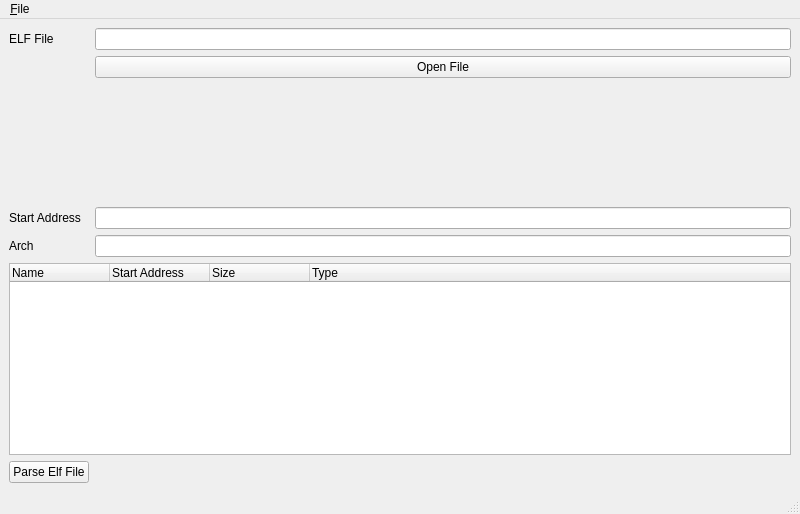
<?xml version="1.0" encoding="UTF-8"?>
<ui version="4.0">
 <class>ElfViewer</class>
 <widget class="QMainWindow" name="ElfViewer">
  <property name="geometry">
   <rect>
    <x>0</x>
    <y>0</y>
    <width>800</width>
    <height>514</height>
   </rect>
  </property>
  <property name="windowTitle">
   <string>Elf Viewer</string>
  </property>
  <widget class="QWidget" name="centralwidget">
   <layout class="QFormLayout" name="formLayout">
    <item row="5" column="0" colspan="2">
     <widget class="QTreeWidget" name="sectionsWidget">
      <column>
       <property name="text">
        <string>Name</string>
       </property>
      </column>
      <column>
       <property name="text">
        <string>Start Address</string>
       </property>
      </column>
      <column>
       <property name="text">
        <string>Size</string>
       </property>
      </column>
      <column>
       <property name="text">
        <string>Type</string>
       </property>
      </column>
     </widget>
    </item>
    <item row="6" column="0">
     <widget class="QPushButton" name="parseElfBtn">
      <property name="text">
       <string>Parse Elf File</string>
      </property>
     </widget>
    </item>
    <item row="3" column="0">
     <widget class="QLabel" name="startAddressLabel">
      <property name="text">
       <string>Start Address</string>
      </property>
     </widget>
    </item>
    <item row="3" column="1">
     <widget class="QLineEdit" name="startAddressLineEdit">
      <property name="readOnly">
       <bool>true</bool>
      </property>
     </widget>
    </item>
    <item row="4" column="0">
     <widget class="QLabel" name="archLabel">
      <property name="text">
       <string>Arch</string>
      </property>
     </widget>
    </item>
    <item row="4" column="1">
     <widget class="QLineEdit" name="archLineEdit">
      <property name="readOnly">
       <bool>true</bool>
      </property>
     </widget>
    </item>
    <item row="0" column="0">
     <widget class="QLabel" name="elfFileLabel">
      <property name="text">
       <string>ELF File</string>
      </property>
     </widget>
    </item>
    <item row="0" column="1">
     <widget class="QLineEdit" name="elfFileLineEdit"/>
    </item>
    <item row="1" column="1">
     <widget class="QPushButton" name="openFileBtn">
      <property name="text">
       <string>Open File</string>
      </property>
     </widget>
    </item>
    <item row="2" column="1">
     <spacer name="verticalSpacer">
      <property name="orientation">
       <enum>Qt::Orientation::Vertical</enum>
      </property>
      <property name="sizeHint" stdset="0">
       <size>
        <width>20</width>
        <height>20</height>
       </size>
      </property>
     </spacer>
    </item>
   </layout>
  </widget>
  <widget class="QMenuBar" name="menubar">
   <property name="geometry">
    <rect>
     <x>0</x>
     <y>0</y>
     <width>800</width>
     <height>33</height>
    </rect>
   </property>
   <widget class="QMenu" name="menu_File">
    <property name="title">
     <string>&amp;File</string>
    </property>
    <addaction name="action_Open"/>
   </widget>
   <addaction name="menu_File"/>
  </widget>
  <widget class="QStatusBar" name="statusbar"/>
  <action name="action_Open">
   <property name="text">
    <string>&amp;Open...</string>
   </property>
  </action>
 </widget>
 <resources/>
 <connections/>
</ui>
